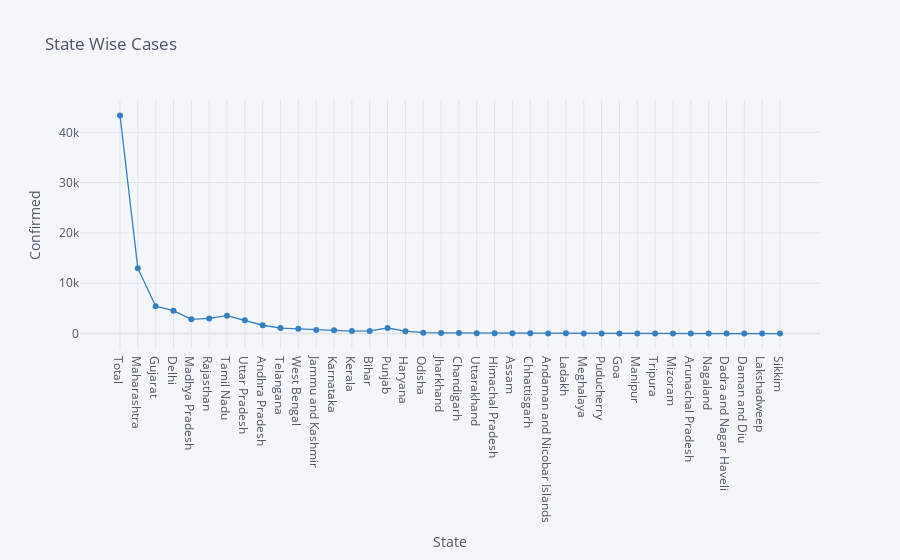

Source (notebook cell):
### Markdown cell above
#  Confirmed Cases as per State

### Code cell
df.iplot(kind="scatter",x="State",y="Confirmed",mode='markers+lines',title="State Wise Cases",xTitle="State",yTitle="Confirmed",colors='blue',size=0)

### Figure 1 — Plotly figure (JSON) as saved in the notebook; plotly's stock layout.template omitted (floating-point values rounded to 4 significant figures)
{"data": [{"line": {"color": "rgba(55, 128, 191, 1.0)", "dash": "solid", "shape": "linear", "width": 1.3}, "marker": {"size": 0, "symbol": "circle"}, "mode": "markers+lines", "name": "Confirmed", "text": "", "type": "scatter", "x": ["Total", "Maharashtra", "Gujarat", "Delhi", "Madhya Pradesh", "Rajasthan", "Tamil Nadu", "Uttar Pradesh", "Andhra Pradesh", "Telangana", "West Bengal", "Jammu and Kashmir", "Karnataka", "Kerala", "Bihar", "Punjab", "Haryana", "Odisha", "Jharkhand", "Chandigarh", "Uttarakhand", "Himachal Pradesh", "Assam", "Chhattisgarh", "Andaman and Nicobar Islands", "Ladakh", "Meghalaya", "Puducherry", "Goa", "Manipur", "Tripura", "Mizoram", "Arunachal Pradesh", "Nagaland", "Dadra and Nagar Haveli", "Daman and Diu", "Lakshadweep", "Sikkim"], "y": [43349, 12974, 5428, 4549, 2837, 3016, 3550, 2645, 1650, 1082, 963, 701, 651, 500, 526, 1102, 463, 169, 115, 102, 60, 40, 43, 57, 33, 42, 12, 12, 7, 2, 16, 1, 1, 0, 0, 0, 0, 0]}], "layout": {"legend": {"bgcolor": "#F5F6F9", "font": {"color": "#4D5663"}}, "paper_bgcolor": "#F5F6F9", "plot_bgcolor": "#F5F6F9", "title": {"font": {"color": "#4D5663"}, "text": "State Wise Cases"}, "xaxis": {"gridcolor": "#E1E5ED", "showgrid": true, "tickfont": {"color": "#4D5663"}, "title": {"font": {"color": "#4D5663"}, "text": "State"}, "zerolinecolor": "#E1E5ED"}, "yaxis": {"gridcolor": "#E1E5ED", "showgrid": true, "tickfont": {"color": "#4D5663"}, "title": {"font": {"color": "#4D5663"}, "text": "Confirmed"}, "zerolinecolor": "#E1E5ED"}}}
